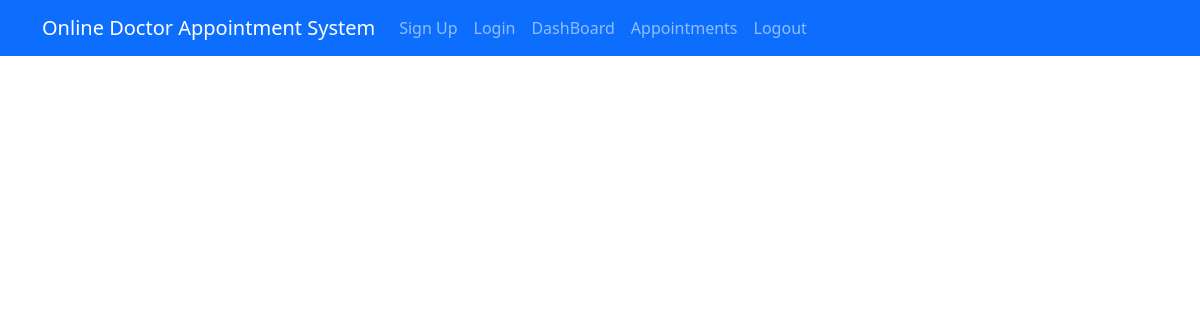
Page /appointments/doctor/ (signed in) on the earlier database version.
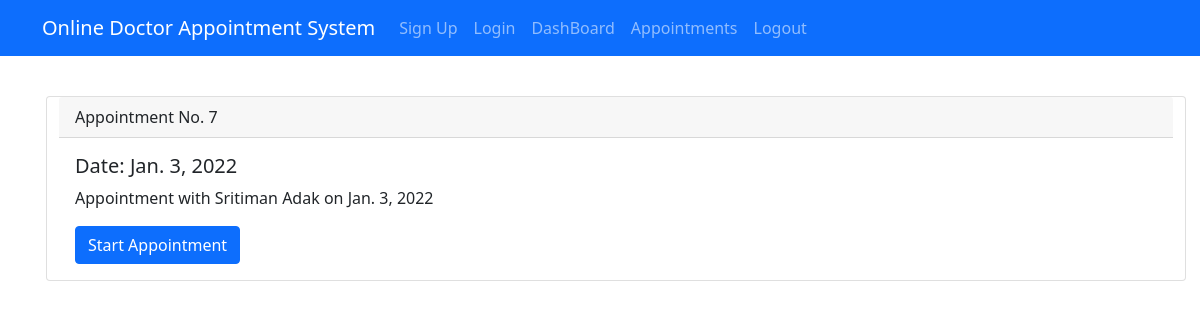
Same page on the later database version.
### mainapp/models.py (models this page shows)
class Appointment(models.Model):
    STATUS = [
        ("finished","finished"),
        ("upcomming","upcomming"),
        ("ongoing","ongoing"),
    ]
    patient = models.ForeignKey(Patient, on_delete=models.CASCADE)
    doctor = models.ForeignKey(Doctor, on_delete=models.CASCADE)
    date = models.DateField(null=True, blank=True)
    time = models.TimeField(null=True, blank=True)
    date_time_start = models.DateTimeField(null=True, blank=True)
    date_time_end = models.DateTimeField(null=True, blank=True)
    status = models.CharField(null = True, blank = True, max_length=20, choices=STATUS)
    prescription = models.FileField(upload_to='prescriptions/%Y/%m/%d', null=True, blank=True)

### mainapp/views.py (the view)
# urls.py: path('appointments/doctor/',views.DoctorAppointmentPage, name="d_app"),
def DoctorAppointmentPage(request):
    appointments = Appointment.objects.filter(doctor = request.user)
    context = {
        'appointments': appointments,
    }
    return render(request,"doctor/doctor-appointment.html",context= context)

### templates/doctor/doctor-appointment.html
{% extends "doctor/base.html" %}
{% block content %}
<div class="container">
<div class="row mt-4">
{% for appointment in appointments %}
<div class="card m-3">
    <div class="card-header">
      Appointment No. {{appointment.id}}
    </div>
    <div class="card-body">
      <h5 class="card-title">Date: {{appointment.date}}</h5>
      <p class="card-text">Appointment with {{appointment.patient.first_name}} {{appointment.patient.last_name}} on {{appointment.date}}</p>
      <a href="{% url 'main-chat-view' appointment.id %}" class="btn btn-primary" target="_blank">Start Appointment</a>
    </div>
  </div>
{% endfor %}
</div>
</div>
{% endblock %}

Differences in the rows shown:
added Appointment: id "7", date "Jan. 3, 2022", patient.first_name "Sritiman", patient.last_name "Adak"
